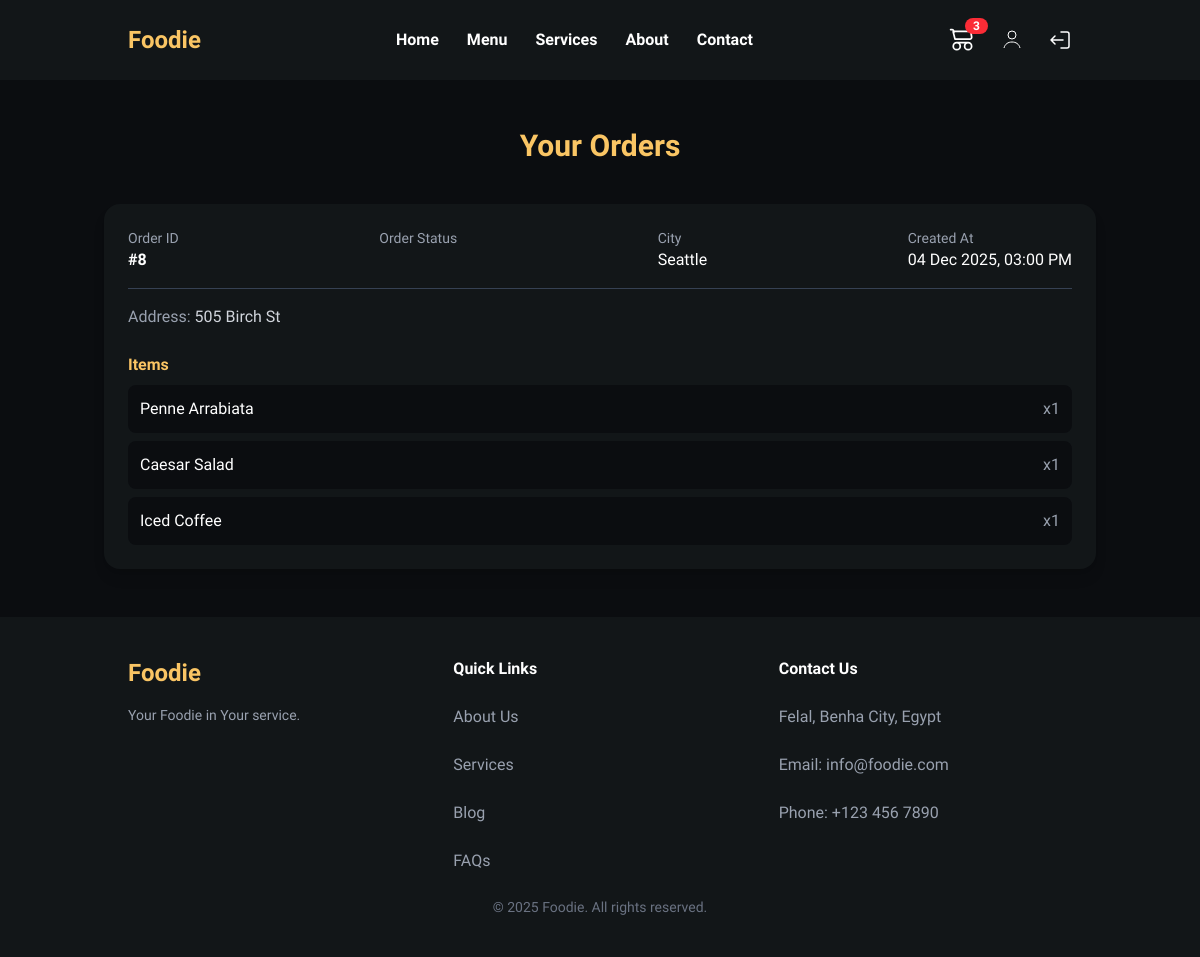
The page /modules/restaurant/track_order.php (signed in) on the database its author committed.
### tables this page shows
CREATE TABLE `order_items` (
  `id` int(10) UNSIGNED NOT NULL,
  `order_id` int(10) UNSIGNED NOT NULL,
  `item_id` int(10) UNSIGNED NOT NULL,
  `quantity` int(11) NOT NULL DEFAULT 1
);

CREATE TABLE `items` (
  `id` int(10) UNSIGNED NOT NULL,
  `name` varchar(150) NOT NULL,
  `photos` varchar(1000) DEFAULT NULL,
  `price` decimal(10,2) NOT NULL,
  `description` text DEFAULT NULL,
  `category_id` int(10) UNSIGNED NOT NULL
);

### modules/restaurant/track_order.php (the view, shortened to what this page needs)
<?php
require_once '../../config/db.php';
$user_id = (int) ($_SESSION['user_id'] ?? 0);
$sql = "
SELECT o.id as order_id, o.order_status, o.city, o.address, o.created_at,
       oi.quantity, i.name as item_name
FROM orders o
LEFT JOIN order_items oi ON o.id = oi.order_id
LEFT JOIN items i ON oi.item_id = i.id
WHERE o.user_id = ?
ORDER BY o.created_at DESC
";
$stmt = $conn->prepare($sql);
$stmt->bind_param("i", $user_id);
$stmt->execute();
$result = $stmt->get_result();
$orders = [];
if ($result && $result->num_rows > 0) {
    while ($row = $result->fetch_assoc()) {
        $orders[$row['order_id']]['info'] = [
            'order_status' => $row['order_status'],
            'city' => $row['city'],
            'address' => $row['address'],
            'created_at' => $row['created_at']
        ];
        if ($row['item_name']) {
            $orders[$row['order_id']]['items'][] = [
                'name' => $row['item_name'],
                'quantity' => $row['quantity']
            ];
        }
    }
}
?>
<!DOCTYPE html>
<html lang="en">
<head>
    <script src="https://cdn.jsdelivr.net/npm/@tailwindcss/browser@4"></script>
</head>
<body class="bg-[#0b0d10] text-white min-h-screen">
    <?php
    include("navbar.php"); ?>
    <div class="max-w-5xl mx-auto px-4 py-12">
        <h2 class="text-3xl font-bold text-center mb-10 text-[#fac564]">
            Your Orders
        </h2>
        <?php if (!empty($orders)): ?>
            <div class="space-y-6">
                <?php foreach ($orders as $order_id => $data):
                ?>
                    <div class="bg-[#121618] rounded-2xl p-6 shadow-lg hover:shadow-xl transition">
                        <div class="flex flex-wrap justify-between gap-4 border-b border-gray-700 pb-4">
                            <div>
                                <p class="text-sm text-gray-400">Order ID</p>
                                <p class="font-bold">#<?= $order_id ?></p>
                            </div>
                            <div>
                                <p class="text-sm text-gray-400">Order Status</p>
                            </div>
                            <div>
                                <p class="text-sm text-gray-400">City</p>
                                <p><?= $data['info']['city'] ?></p>
                            </div>
                            <div>
                                <p class="text-sm text-gray-400">Created At</p>
                                <p><?= date("d M Y, h:i A", strtotime($data['info']['created_at'])) ?></p>
                            </div>
                        </div>
                        <p class="mt-4 text-gray-300">
                            <span class="text-gray-400">Address:</span>
                            <?= $data['info']['address'] ?>
                        </p>
                        <?php if (!empty($data['items'])): ?>
                            <div class="mt-6">
                                <p class="font-semibold text-[#fac564] mb-2">Items</p>
                                <ul class="space-y-2">
                                    <?php foreach ($data['items'] as $item): ?>
                                        <li class="flex justify-between bg-[#0b0d10] p-3 rounded-lg">
                                            <span><?= $item['name'] ?></span>
                                            <span class="text-gray-400">x<?= $item['quantity'] ?></span>
                                        </li>
                                    <?php endforeach; ?>
                                </ul>
                            </div>
                        <?php endif; ?>
                    </div>
                <?php endforeach; ?>
            </div>
        <?php else: ?>
            <p class="text-center text-gray-400">
                You don’t have any orders yet
            </p>
        <?php endif; ?>
    </div>
    <?php include("footer.php"); ?>
</body>
</html>

### modules/restaurant/Navbar.php (style rules this page uses)
body { font-family: 'Josefin Sans', sans-serif; }

### rows shown on the page
order_items: item.name "Penne Arrabiata", quantity "1"
order_items: item.name "Caesar Salad", quantity "1"
order_items: item.name "Iced Coffee", quantity "1"

### other values the page prints
$cart_count "3"
$order_id "8"
$data['info']['city'] "Seattle"
date("d M Y, h:i A", strtotime($data['info']['created_at'])) "04 Dec 2025, 03:00 PM"
$data['info']['address'] "505 Birch St"
